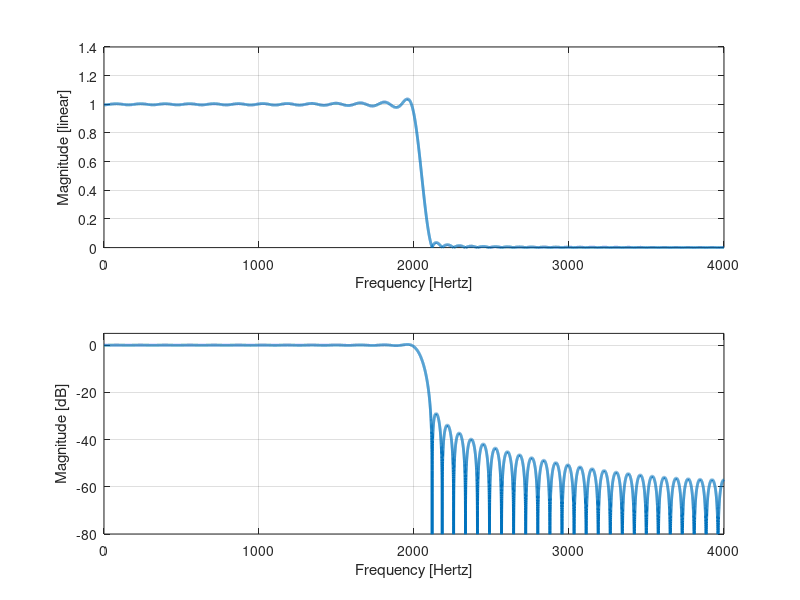

Reproduce this figure in MATLAB. (Note: this script raises an error after producing the figure.)
clear 
clc

% Filter Specification
Fs = 8000; % samples/second
% Cut off frequencies
Fpass = 2000; % Hz
Fstop = 2100; % Hz
% Filter order
N = 101; % Length of filter impulse response (odd integer)

% FIR Filter Design Procedure
fpass = Fpass/Fs;
fstop = Fstop/Fs;
f1 = (fstop + fpass)/2;
f2 = (fstop - fpass)/2;
L = (N-1)/2;
n = [-L:L];
h = (sin(2*pi*f1*n) .* sin(2*pi*f2*n)) ./ ((pi*n) .* (2*pi*f2*n));
h(L+1) = 2*f1;

% Plot magnitude response
[H,F] = freqz(h,1,2^14,Fs); % Compute frequency response
subplot(211);
plot(F,abs(H),'LineWidth',2); % Plot magnitude response [linear]
xlabel('Frequency [Hertz]');
ylabel('Magnitude [linear]');
xlim([0 Fs/2]);
grid on;
subplot(212);
plot(F,20*log10(abs(H)),'LineWidth',2); % Plot magnitude response [dB]
xlabel('Frequency [Hertz]');
ylabel('Magnitude [dB]');
ylim([-80 5]); xlim([0 Fs/2]);
grid on; shg;
writematrix(h','2000Hz_lowpass.txt' );
